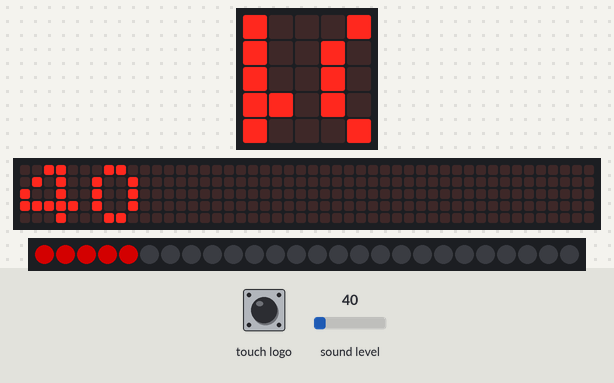
Simulated run of this program. Board: BBC micro:bit (MakeCode). Shown: the board's 5×5 LED display, a strip that is not on the board, showing the scrolling text unrolled, 26 RGB LEDs in strip order, left to right. Inputs (shaded band) come from the test bench; at power-on: sound level 40. Dim RGB values are drawn brighter than linear; the 48×5 strip is a reading aid, not a part: it shows the text the display is scrolling, unrolled, one strip-width of it at a time.

Above: at 3.77 s.
3.8 s: sound level set to 250
At 4.97 s:
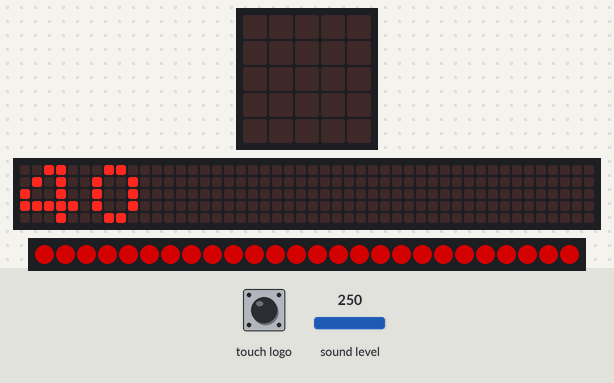
5.8 s: sound level set to 5
At 8.59 s:
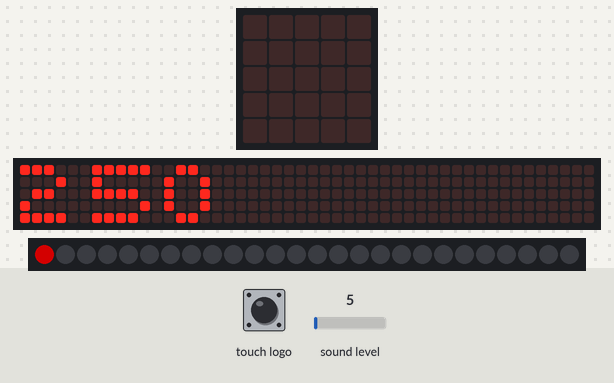
8.8 s: sound level set to 64
At 11.47 s:
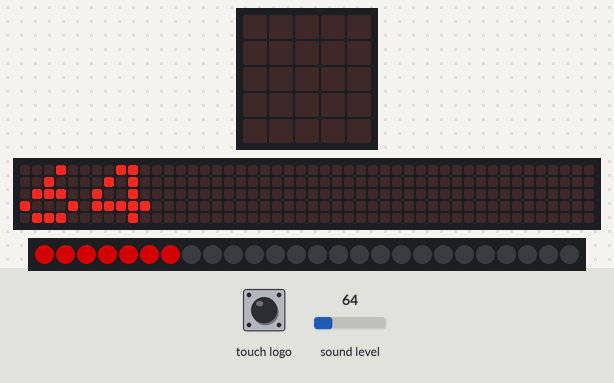

Measured:
- after the input at 3.8 s, the display: first changes after 0.05 s (image 1 shows a later state)
- after the input at 5.8 s, the display: first changes after 0.05 s (image 2 shows a later state)
- what the display in image 1 shows lasts 0.4 s, from 4.8 s to 5.2 s
- what the display in image 3 shows lasts 0.5 s, from 11.2 s to 11.7 s

The program:

main.ts
```typescript
input.onLogoEvent(TouchButtonEvent.Pressed, function () {
    if (led_status == 0) {
        led_status = 1
    } else {
        led_status = 0
    }
})
let mic = 0
let led_status = 0
let strip = neopixel.create(DigitalPin.P2, 26, NeoPixelMode.RGB)
led_status = 1
for (let x = 0; x <= 4; x++) {
    for (let y = 0; y <= 4; y++) {
        led.plot(x, y)
        basic.pause(100)
    }
}
for (let x = 0; x <= -4; x++) {
    for (let y = 0; y <= -4; y++) {
        led.unplot(Math.abs(x), Math.abs(y))
        basic.pause(100)
    }
}
basic.forever(function () {
    mic = input.soundLevel()
})
basic.forever(function () {
    basic.showString("" + (mic))
})
control.inBackground(function () {
    while (led_status == 1) {
        for (let index = 0; index <= mic / 255 * 26; index++) {
            strip.setPixelColor(index, neopixel.colors(NeoPixelColors.Red))
        }
        strip.show()
        basic.pause(100)
        strip.clear()
    }
})
```

test.ts
```typescript
// ide kerülnek a tesztek; a rendszer ezt nem kompilálja, ha a csomagot bővítményként használják.
```
